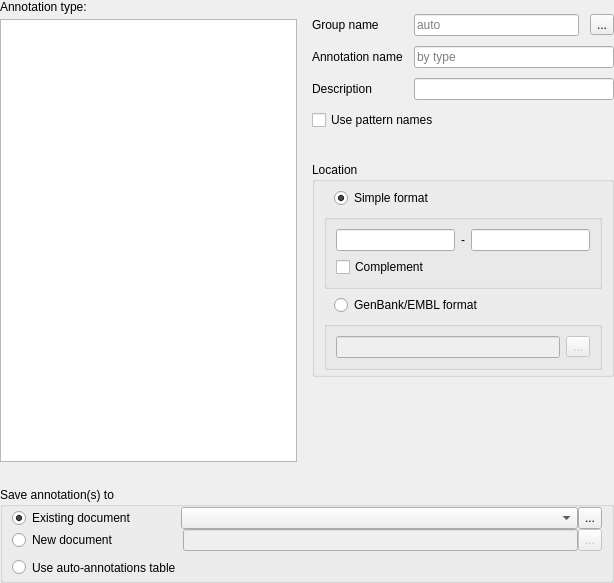
<?xml version="1.0" encoding="UTF-8"?>
<ui version="4.0">
 <class>CreateAnnotationFullWidget</class>
 <widget class="QWidget" name="CreateAnnotationFullWidget">
  <property name="geometry">
   <rect>
    <x>0</x>
    <y>0</y>
    <width>614</width>
    <height>583</height>
   </rect>
  </property>
  <property name="sizePolicy">
   <sizepolicy hsizetype="Preferred" vsizetype="Minimum">
    <horstretch>0</horstretch>
    <verstretch>0</verstretch>
   </sizepolicy>
  </property>
  <property name="windowTitle">
   <string>Create Annotations</string>
  </property>
  <layout class="QVBoxLayout" name="mainLayout">
   <property name="spacing">
    <number>25</number>
   </property>
   <property name="sizeConstraint">
    <enum>QLayout::SizeConstraint::SetMinAndMaxSize</enum>
   </property>
   <property name="leftMargin">
    <number>0</number>
   </property>
   <property name="topMargin">
    <number>0</number>
   </property>
   <property name="rightMargin">
    <number>0</number>
   </property>
   <property name="bottomMargin">
    <number>0</number>
   </property>
   <item>
    <layout class="QHBoxLayout" name="annotationParametersLayout" stretch="0,0">
     <property name="spacing">
      <number>5</number>
     </property>
     <property name="sizeConstraint">
      <enum>QLayout::SizeConstraint::SetMinAndMaxSize</enum>
     </property>
     <item>
      <layout class="QVBoxLayout" name="verticalLayout" stretch="0,1">
       <property name="spacing">
        <number>5</number>
       </property>
       <property name="sizeConstraint">
        <enum>QLayout::SizeConstraint::SetMinAndMaxSize</enum>
       </property>
       <property name="rightMargin">
        <number>8</number>
       </property>
       <item>
        <widget class="QLabel" name="lblAnnotationType">
         <property name="text">
          <string>Annotation type:</string>
         </property>
        </widget>
       </item>
       <item>
        <widget class="QListWidget" name="lwAnnotationType">
         <property name="sizePolicy">
          <sizepolicy hsizetype="Expanding" vsizetype="Minimum">
           <horstretch>0</horstretch>
           <verstretch>0</verstretch>
          </sizepolicy>
         </property>
        </widget>
       </item>
      </layout>
     </item>
     <item>
      <layout class="QVBoxLayout" name="spacerLayout" stretch="1,0">
       <property name="spacing">
        <number>0</number>
       </property>
       <property name="sizeConstraint">
        <enum>QLayout::SizeConstraint::SetMinAndMaxSize</enum>
       </property>
       <property name="leftMargin">
        <number>2</number>
       </property>
       <property name="bottomMargin">
        <number>0</number>
       </property>
       <item>
        <layout class="QVBoxLayout" name="parametersLayout">
         <property name="spacing">
          <number>20</number>
         </property>
         <property name="sizeConstraint">
          <enum>QLayout::SizeConstraint::SetMinAndMaxSize</enum>
         </property>
         <property name="topMargin">
          <number>0</number>
         </property>
         <property name="bottomMargin">
          <number>0</number>
         </property>
         <item>
          <layout class="QGridLayout" name="gridLayout">
           <property name="sizeConstraint">
            <enum>QLayout::SizeConstraint::SetMinAndMaxSize</enum>
           </property>
           <property name="topMargin">
            <number>14</number>
           </property>
           <property name="bottomMargin">
            <number>12</number>
           </property>
           <property name="horizontalSpacing">
            <number>11</number>
           </property>
           <property name="verticalSpacing">
            <number>10</number>
           </property>
           <item row="1" column="0">
            <widget class="QLabel" name="lblAnnotationName">
             <property name="text">
              <string>Annotation name</string>
             </property>
            </widget>
           </item>
           <item row="3" column="0" colspan="3">
            <widget class="QCheckBox" name="chbUsePatternNames">
             <property name="enabled">
              <bool>true</bool>
             </property>
             <property name="toolTip">
              <string>Use names of patterns as annotations names. In case the patterns are in FASTA format</string>
             </property>
             <property name="text">
              <string>Use pattern names</string>
             </property>
             <property name="checked">
              <bool>false</bool>
             </property>
            </widget>
           </item>
           <item row="0" column="0">
            <widget class="QLabel" name="lblGroupName">
             <property name="text">
              <string>Group name</string>
             </property>
            </widget>
           </item>
           <item row="0" column="2">
            <widget class="QToolButton" name="tbSelectGroupName">
             <property name="toolTip">
              <string>Predefined group names</string>
             </property>
             <property name="text">
              <string>...</string>
             </property>
             <property name="icon">
              <iconset resource="../../U2Gui.qrc">
               <normaloff>:/core/images/group_auto.png</normaloff>:/core/images/group_auto.png</iconset>
             </property>
            </widget>
           </item>
           <item row="1" column="1" colspan="2">
            <widget class="QLineEdit" name="leAnnotationName">
             <property name="maxLength">
              <number>100</number>
             </property>
             <property name="placeholderText">
              <string>by type</string>
             </property>
            </widget>
           </item>
           <item row="2" column="1" colspan="2">
            <widget class="QLineEdit" name="leDescription"/>
           </item>
           <item row="2" column="0">
            <widget class="QLabel" name="lblDescription">
             <property name="text">
              <string>Description</string>
             </property>
            </widget>
           </item>
           <item row="0" column="1">
            <widget class="QLineEdit" name="leGroupName">
             <property name="placeholderText">
              <string>auto</string>
             </property>
            </widget>
           </item>
          </layout>
         </item>
         <item>
          <widget class="QGroupBox" name="gbLocation">
           <property name="sizePolicy">
            <sizepolicy hsizetype="Preferred" vsizetype="Minimum">
             <horstretch>0</horstretch>
             <verstretch>0</verstretch>
            </sizepolicy>
           </property>
           <property name="title">
            <string>Location</string>
           </property>
           <layout class="QVBoxLayout" name="verticalLayout_2">
            <property name="sizeConstraint">
             <enum>QLayout::SizeConstraint::SetMinAndMaxSize</enum>
            </property>
            <property name="topMargin">
             <number>6</number>
            </property>
            <property name="bottomMargin">
             <number>4</number>
            </property>
            <item>
             <layout class="QVBoxLayout" name="verticalLayout_4">
              <property name="spacing">
               <number>0</number>
              </property>
              <item>
               <layout class="QHBoxLayout" name="horizontalLayout_5">
                <property name="bottomMargin">
                 <number>6</number>
                </property>
                <item>
                 <spacer name="horizontalSpacer_2">
                  <property name="orientation">
                   <enum>Qt::Orientation::Horizontal</enum>
                  </property>
                  <property name="sizeType">
                   <enum>QSizePolicy::Policy::Fixed</enum>
                  </property>
                  <property name="sizeHint" stdset="0">
                   <size>
                    <width>10</width>
                    <height>0</height>
                   </size>
                  </property>
                 </spacer>
                </item>
                <item>
                 <widget class="QRadioButton" name="rbSimpleFormat">
                  <property name="text">
                   <string>Simple format</string>
                  </property>
                  <property name="checked">
                   <bool>true</bool>
                  </property>
                 </widget>
                </item>
               </layout>
              </item>
              <item>
               <widget class="QGroupBox" name="gbSimpleFormat">
                <layout class="QVBoxLayout" name="verticalLayout_3">
                 <property name="sizeConstraint">
                  <enum>QLayout::SizeConstraint::SetMinAndMaxSize</enum>
                 </property>
                 <item>
                  <layout class="QHBoxLayout" name="horizontalLayout">
                   <property name="sizeConstraint">
                    <enum>QLayout::SizeConstraint::SetMinAndMaxSize</enum>
                   </property>
                   <item>
                    <widget class="QLineEdit" name="leRegionStart"/>
                   </item>
                   <item>
                    <widget class="QLabel" name="lblDash">
                     <property name="text">
                      <string>-</string>
                     </property>
                    </widget>
                   </item>
                   <item>
                    <widget class="QLineEdit" name="leRegionEnd"/>
                   </item>
                  </layout>
                 </item>
                 <item>
                  <widget class="QCheckBox" name="chbComplement">
                   <property name="text">
                    <string>Complement</string>
                   </property>
                  </widget>
                 </item>
                </layout>
               </widget>
              </item>
             </layout>
            </item>
            <item>
             <layout class="QVBoxLayout" name="verticalLayout_5">
              <property name="spacing">
               <number>0</number>
              </property>
              <item>
               <layout class="QHBoxLayout" name="horizontalLayout_3">
                <property name="bottomMargin">
                 <number>6</number>
                </property>
                <item>
                 <spacer name="horizontalSpacer">
                  <property name="orientation">
                   <enum>Qt::Orientation::Horizontal</enum>
                  </property>
                  <property name="sizeType">
                   <enum>QSizePolicy::Policy::Fixed</enum>
                  </property>
                  <property name="sizeHint" stdset="0">
                   <size>
                    <width>10</width>
                    <height>0</height>
                   </size>
                  </property>
                 </spacer>
                </item>
                <item>
                 <widget class="QRadioButton" name="rbGenbankFormat">
                  <property name="text">
                   <string>GenBank/EMBL format</string>
                  </property>
                 </widget>
                </item>
               </layout>
              </item>
              <item>
               <widget class="QGroupBox" name="gbGenbankFormat">
                <property name="enabled">
                 <bool>false</bool>
                </property>
                <layout class="QHBoxLayout" name="horizontalLayout_2">
                 <property name="sizeConstraint">
                  <enum>QLayout::SizeConstraint::SetMinAndMaxSize</enum>
                 </property>
                 <item>
                  <widget class="QLineEdit" name="leLocation">
                   <property name="toolTip">
                    <string>Annotation location in GenBank format</string>
                   </property>
                  </widget>
                 </item>
                 <item>
                  <widget class="QToolButton" name="tbDoComplement">
                   <property name="toolTip">
                    <string>Add/remove complement flag</string>
                   </property>
                   <property name="text">
                    <string>...</string>
                   </property>
                   <property name="icon">
                    <iconset resource="../../U2Gui.qrc">
                     <normaloff>:/core/images/do_complement.png</normaloff>:/core/images/do_complement.png</iconset>
                   </property>
                  </widget>
                 </item>
                </layout>
               </widget>
              </item>
             </layout>
            </item>
           </layout>
          </widget>
         </item>
        </layout>
       </item>
       <item>
        <spacer name="verticalSpacer">
         <property name="orientation">
          <enum>Qt::Orientation::Vertical</enum>
         </property>
         <property name="sizeHint" stdset="0">
          <size>
           <width>20</width>
           <height>0</height>
          </size>
         </property>
        </spacer>
       </item>
      </layout>
     </item>
    </layout>
   </item>
   <item>
    <widget class="QGroupBox" name="gbSaveAnnotationsInnerWidget">
     <property name="sizePolicy">
      <sizepolicy hsizetype="Preferred" vsizetype="Preferred">
       <horstretch>0</horstretch>
       <verstretch>0</verstretch>
      </sizepolicy>
     </property>
     <property name="title">
      <string>Save annotation(s) to</string>
     </property>
     <layout class="QVBoxLayout" name="verticalLayout_7">
      <property name="spacing">
       <number>4</number>
      </property>
      <property name="topMargin">
       <number>0</number>
      </property>
      <property name="bottomMargin">
       <number>0</number>
      </property>
      <item>
       <layout class="QVBoxLayout" name="verticalLayout_6">
        <property name="spacing">
         <number>0</number>
        </property>
        <item>
         <layout class="QHBoxLayout" name="horizontalLayout_9">
          <item>
           <layout class="QHBoxLayout" name="horizontalLayout_8">
            <item>
             <layout class="QHBoxLayout" name="horizontalLayout_4">
              <property name="leftMargin">
               <number>0</number>
              </property>
              <property name="topMargin">
               <number>0</number>
              </property>
              <property name="bottomMargin">
               <number>0</number>
              </property>
              <item>
               <widget class="QRadioButton" name="rbExistingTable">
                <property name="minimumSize">
                 <size>
                  <width>0</width>
                  <height>22</height>
                 </size>
                </property>
                <property name="text">
                 <string>Existing document</string>
                </property>
                <property name="checked">
                 <bool>true</bool>
                </property>
               </widget>
              </item>
              <item>
               <spacer name="horizontalSpacer_3">
                <property name="orientation">
                 <enum>Qt::Orientation::Horizontal</enum>
                </property>
                <property name="sizeType">
                 <enum>QSizePolicy::Policy::Preferred</enum>
                </property>
                <property name="sizeHint" stdset="0">
                 <size>
                  <width>45</width>
                  <height>20</height>
                 </size>
                </property>
               </spacer>
              </item>
             </layout>
            </item>
            <item>
             <widget class="QComboBox" name="cbExistingTable">
              <property name="sizePolicy">
               <sizepolicy hsizetype="Expanding" vsizetype="Fixed">
                <horstretch>0</horstretch>
                <verstretch>0</verstretch>
               </sizepolicy>
              </property>
              <property name="minimumSize">
               <size>
                <width>0</width>
                <height>22</height>
               </size>
              </property>
              <property name="sizeAdjustPolicy">
               <enum>QComboBox::SizeAdjustPolicy::AdjustToContentsOnFirstShow</enum>
              </property>
             </widget>
            </item>
           </layout>
          </item>
          <item>
           <widget class="QToolButton" name="tbBrowseExistingTable">
            <property name="minimumSize">
             <size>
              <width>0</width>
              <height>22</height>
             </size>
            </property>
            <property name="text">
             <string>...</string>
            </property>
            <property name="icon">
             <iconset resource="../../U2Gui.qrc">
              <normaloff>:/core/images/load_selected_documents.png</normaloff>:/core/images/load_selected_documents.png</iconset>
            </property>
           </widget>
          </item>
         </layout>
        </item>
        <item>
         <layout class="QHBoxLayout" name="horizontalLayout_11">
          <item>
           <layout class="QHBoxLayout" name="horizontalLayout_10">
            <item>
             <layout class="QHBoxLayout" name="horizontalLayout_6">
              <item>
               <widget class="QRadioButton" name="rbCreateNewTable">
                <property name="minimumSize">
                 <size>
                  <width>0</width>
                  <height>22</height>
                 </size>
                </property>
                <property name="text">
                 <string>New document</string>
                </property>
               </widget>
              </item>
              <item>
               <spacer name="horizontalSpacer_4">
                <property name="orientation">
                 <enum>Qt::Orientation::Horizontal</enum>
                </property>
                <property name="sizeType">
                 <enum>QSizePolicy::Policy::Preferred</enum>
                </property>
                <property name="sizeHint" stdset="0">
                 <size>
                  <width>65</width>
                  <height>20</height>
                 </size>
                </property>
               </spacer>
              </item>
             </layout>
            </item>
            <item>
             <widget class="QLineEdit" name="leNewTablePath">
              <property name="enabled">
               <bool>false</bool>
              </property>
              <property name="minimumSize">
               <size>
                <width>0</width>
                <height>22</height>
               </size>
              </property>
             </widget>
            </item>
           </layout>
          </item>
          <item>
           <widget class="QToolButton" name="tbBrowseNewTable">
            <property name="enabled">
             <bool>false</bool>
            </property>
            <property name="minimumSize">
             <size>
              <width>0</width>
              <height>22</height>
             </size>
            </property>
            <property name="text">
             <string>...</string>
            </property>
           </widget>
          </item>
         </layout>
        </item>
       </layout>
      </item>
      <item>
       <layout class="QHBoxLayout" name="horizontalLayout_7">
        <item>
         <widget class="QRadioButton" name="rbUseAutoTable">
          <property name="enabled">
           <bool>true</bool>
          </property>
          <property name="sizePolicy">
           <sizepolicy hsizetype="Minimum" vsizetype="Preferred">
            <horstretch>0</horstretch>
            <verstretch>0</verstretch>
           </sizepolicy>
          </property>
          <property name="minimumSize">
           <size>
            <width>0</width>
            <height>25</height>
           </size>
          </property>
          <property name="toolTipDuration">
           <number>3</number>
          </property>
          <property name="text">
           <string>Use auto-annotations table</string>
          </property>
          <property name="checkable">
           <bool>true</bool>
          </property>
         </widget>
        </item>
       </layout>
      </item>
     </layout>
    </widget>
   </item>
  </layout>
 </widget>
 <tabstops>
  <tabstop>lwAnnotationType</tabstop>
  <tabstop>leGroupName</tabstop>
  <tabstop>tbSelectGroupName</tabstop>
  <tabstop>leAnnotationName</tabstop>
  <tabstop>leDescription</tabstop>
  <tabstop>chbUsePatternNames</tabstop>
  <tabstop>rbSimpleFormat</tabstop>
  <tabstop>leRegionStart</tabstop>
  <tabstop>leRegionEnd</tabstop>
  <tabstop>chbComplement</tabstop>
  <tabstop>rbGenbankFormat</tabstop>
  <tabstop>leLocation</tabstop>
  <tabstop>tbDoComplement</tabstop>
 </tabstops>
 <resources>
  <include location="../../U2Gui.qrc"/>
 </resources>
 <connections>
  <connection>
   <sender>rbSimpleFormat</sender>
   <signal>toggled(bool)</signal>
   <receiver>gbSimpleFormat</receiver>
   <slot>setEnabled(bool)</slot>
   <hints>
    <hint type="sourcelabel">
     <x>450</x>
     <y>162</y>
    </hint>
    <hint type="destinationlabel">
     <x>440</x>
     <y>211</y>
    </hint>
   </hints>
  </connection>
  <connection>
   <sender>rbGenbankFormat</sender>
   <signal>toggled(bool)</signal>
   <receiver>gbGenbankFormat</receiver>
   <slot>setEnabled(bool)</slot>
   <hints>
    <hint type="sourcelabel">
     <x>450</x>
     <y>271</y>
    </hint>
    <hint type="destinationlabel">
     <x>440</x>
     <y>310</y>
    </hint>
   </hints>
  </connection>
  <connection>
   <sender>rbCreateNewTable</sender>
   <signal>toggled(bool)</signal>
   <receiver>leNewTablePath</receiver>
   <slot>setEnabled(bool)</slot>
   <hints>
    <hint type="sourcelabel">
     <x>60</x>
     <y>451</y>
    </hint>
    <hint type="destinationlabel">
     <x>377</x>
     <y>451</y>
    </hint>
   </hints>
  </connection>
  <connection>
   <sender>rbCreateNewTable</sender>
   <signal>toggled(bool)</signal>
   <receiver>tbBrowseNewTable</receiver>
   <slot>setEnabled(bool)</slot>
   <hints>
    <hint type="sourcelabel">
     <x>60</x>
     <y>451</y>
    </hint>
    <hint type="destinationlabel">
     <x>589</x>
     <y>451</y>
    </hint>
   </hints>
  </connection>
  <connection>
   <sender>rbExistingTable</sender>
   <signal>toggled(bool)</signal>
   <receiver>cbExistingTable</receiver>
   <slot>setEnabled(bool)</slot>
   <hints>
    <hint type="sourcelabel">
     <x>68</x>
     <y>423</y>
    </hint>
    <hint type="destinationlabel">
     <x>376</x>
     <y>423</y>
    </hint>
   </hints>
  </connection>
  <connection>
   <sender>rbExistingTable</sender>
   <signal>toggled(bool)</signal>
   <receiver>tbBrowseExistingTable</receiver>
   <slot>setEnabled(bool)</slot>
   <hints>
    <hint type="sourcelabel">
     <x>68</x>
     <y>423</y>
    </hint>
    <hint type="destinationlabel">
     <x>590</x>
     <y>423</y>
    </hint>
   </hints>
  </connection>
 </connections>
</ui>
